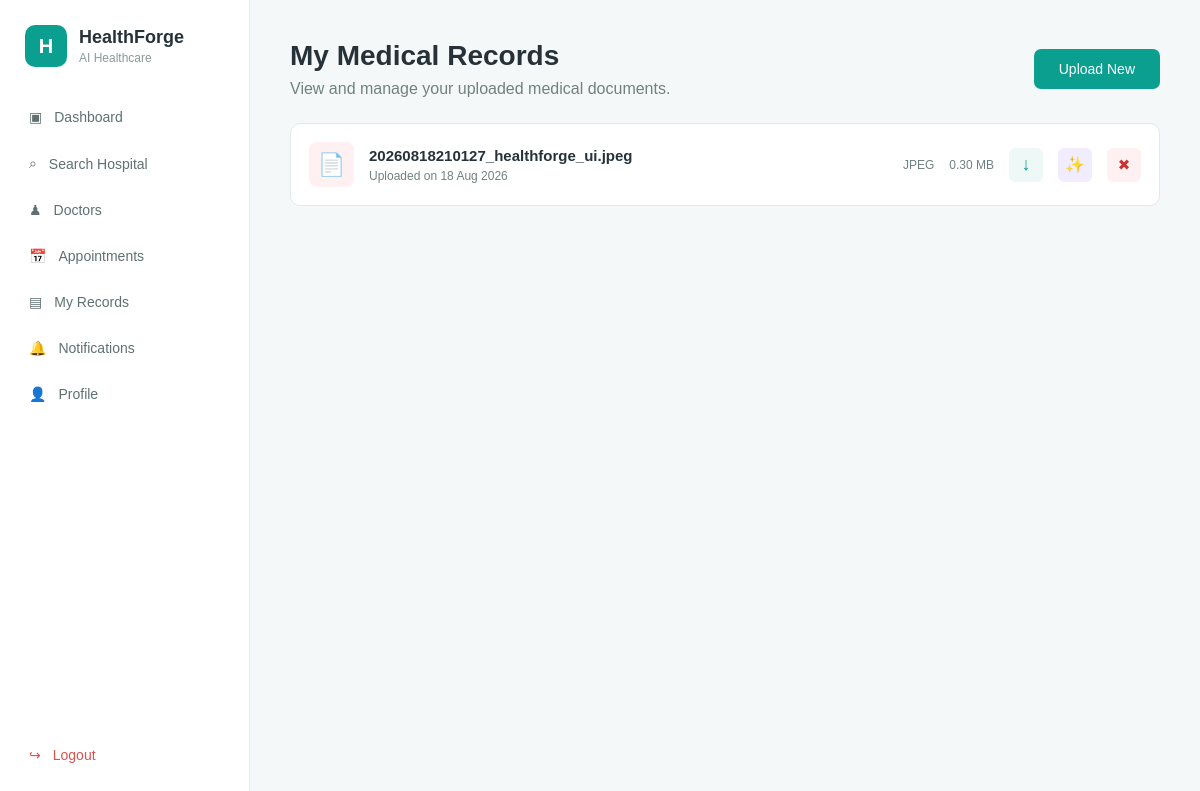
Screenshot of /medical-records (signed in) with the database file from the repository.
### app.py (models this page shows)
class MedicalRecord(db.Model):
    id = db.Column(
        db.Integer,
        primary_key=True
    )
    patient_id = db.Column(
        db.Integer,
        db.ForeignKey("patient.id"),
        nullable=False
    )
    filename = db.Column(
        db.String(255),
        nullable=False
    )
    filepath = db.Column(
        db.String(500),
        nullable=False
    )
    file_type = db.Column(
        db.String(50),
        nullable=False
    )
    file_size = db.Column(
        db.Integer,
        nullable=False
    )
    uploaded_at = db.Column(
        db.DateTime,
        default=datetime.utcnow
    )
    patient = db.relationship(
        "Patient",
        backref="medical_records"
    )

### app.py (the view)
@app.route("/medical-records")
def medical_records():
    if "patient_id" not in session:
        return redirect(url_for("role_login", role="patient"))
    records = MedicalRecord.query.filter_by(
        patient_id=session["patient_id"]
    ).order_by(
        MedicalRecord.uploaded_at.desc()
    ).all()
    return render_template(
        "medical_records.html",
        records=records
    )

### app.py (called while the page is built)
@app.context_processor
def inject_notification_count():
    unread_notification_count = 0
    if "patient_id" in session:
        unread_notification_count = Notification.query.filter_by(
            patient_id=session["patient_id"],
            is_read=False
        ).count()
    return {
        "unread_notification_count": unread_notification_count
    }

@app.context_processor
def merged_globals():
    unread = sum(1 for n in doctor_notifications if not n["read"])
    return {
        "doctor": DOCTOR,
        "unread_notifications": unread,
        "today": date.today().strftime("%d %b %Y"),
    }

### templates/medical_records.html (shortened to what this page needs)
{% extends "base.html" %}
{% block content %}
<div class="page-header medical-records-header">
    <div>
        <h1>
            My Medical Records
        </h1>
        <p>
            View and manage your uploaded medical documents.
        </p>
    </div>
    <a
        href="{{ url_for('upload_medical_record') }}"
        class="primary-button"
    >
        Upload New
    </a>
</div>
<div class="medical-records-list">
    {% for record in records %}
    <div class="medical-record-item">
        <div class="record-icon">
            📄
        </div>
        <div class="record-info">
            <h2>
                {{ record.filename }}
            </h2>
            <p>
                Uploaded on
                {{ record.uploaded_at.strftime("%d %b %Y") }}
            </p>
        </div>
        <div class="record-meta">
            <span>
                {{ record.file_type.upper() }}
            </span>
            <span>
                {{ "%.2f"|format(record.file_size / 1024 / 1024) }}
                MB
            </span>
            <a
                href="{{ url_for(
                    'download_medical_record',
                    record_id=record.id
                ) }}"
                class="record-download-button"
            >
                ↓
            </a>
            <a
                href="{{ url_for(
                'analyze_medical_record',
                record_id=record.id
            ) }}"
            class="record-analyze-button"
            title="Analyze Report"
        >
            ✨
        </a>
            <form
                method="POST"
                action="{{ url_for(
                    'delete_medical_record',
                    record_id=record.id
                ) }}"
                onsubmit="return confirm('Are you sure you want to delete this record?');"
            >
                <button
                    type="submit"
                    class="record-delete-button"
                    title="Delete "
                >
                    ✖
                </button>
            </form>
        </div>
    </div>
    {% endfor %}
</div>
{% endblock %}

### static/css/style.css (style rules this page uses)
* { box-sizing: border-box; margin: 0; padding: 0; }
body { font-family: Arial, sans-serif; background: #f5f8f8; color: #263238; }
.page-header { margin-bottom: 25px; }
.page-header h1 { font-size: 28px; margin-bottom: 8px; }
.page-header p { color: #718080; }
.primary-button, .secondary-button { display: inline-block; padding: 12px 25px; border-radius: 7px; text-decoration: none; font-size: 14px; }
.primary-button { background: #0b9f8f; color: white; }
.medical-records-header { display: flex; align-items: center; justify-content: space-between; gap: 20px; }
.medical-records-list { display: flex; flex-direction: column; gap: 12px; }
.medical-record-item { background: white; border: 1px solid #e1e9e9; border-radius: 10px; padding: 18px; display: flex; align-items: center; gap: 15px; }
.record-icon { width: 45px; height: 45px; border-radius: 8px; background: #fff1f1; display: flex; align-items: center; justify-content: center; font-size: 22px; }
.record-info { flex: 1; }
.record-info h2 { font-size: 15px; margin-bottom: 5px; }
.record-info p { color: #718080; font-size: 12px; }
.record-meta { display: flex; align-items: center; gap: 15px; color: #718080; font-size: 12px; }
.record-download-button { width: 34px; height: 34px; border-radius: 6px; display: flex; align-items: center; justify-content: center; background: #eef8f6; color: #0b9f8f; text-decoration: none; font-size: 18px; }
.record-meta form { margin: 0; }
.record-delete-button { width: 34px; height: 34px; border: none; border-radius: 6px; background: #fff1f1; color: #c73535; cursor: pointer; font-size: 15px; }
.record-analyze-button { width: 34px; height: 34px; border-radius: 6px; display: flex; align-items: center; justify-content: center; background: #f1edff; color: #6750a4; text-decoration: none; font-size: 16px; }

### rows the page displays
MedicalRecord: filename "20260818210127_healthforge_ui.jpeg", uploaded_at "18 Aug 2026", file_type "JPEG", record.file_size/1024/1024 "0.30"
